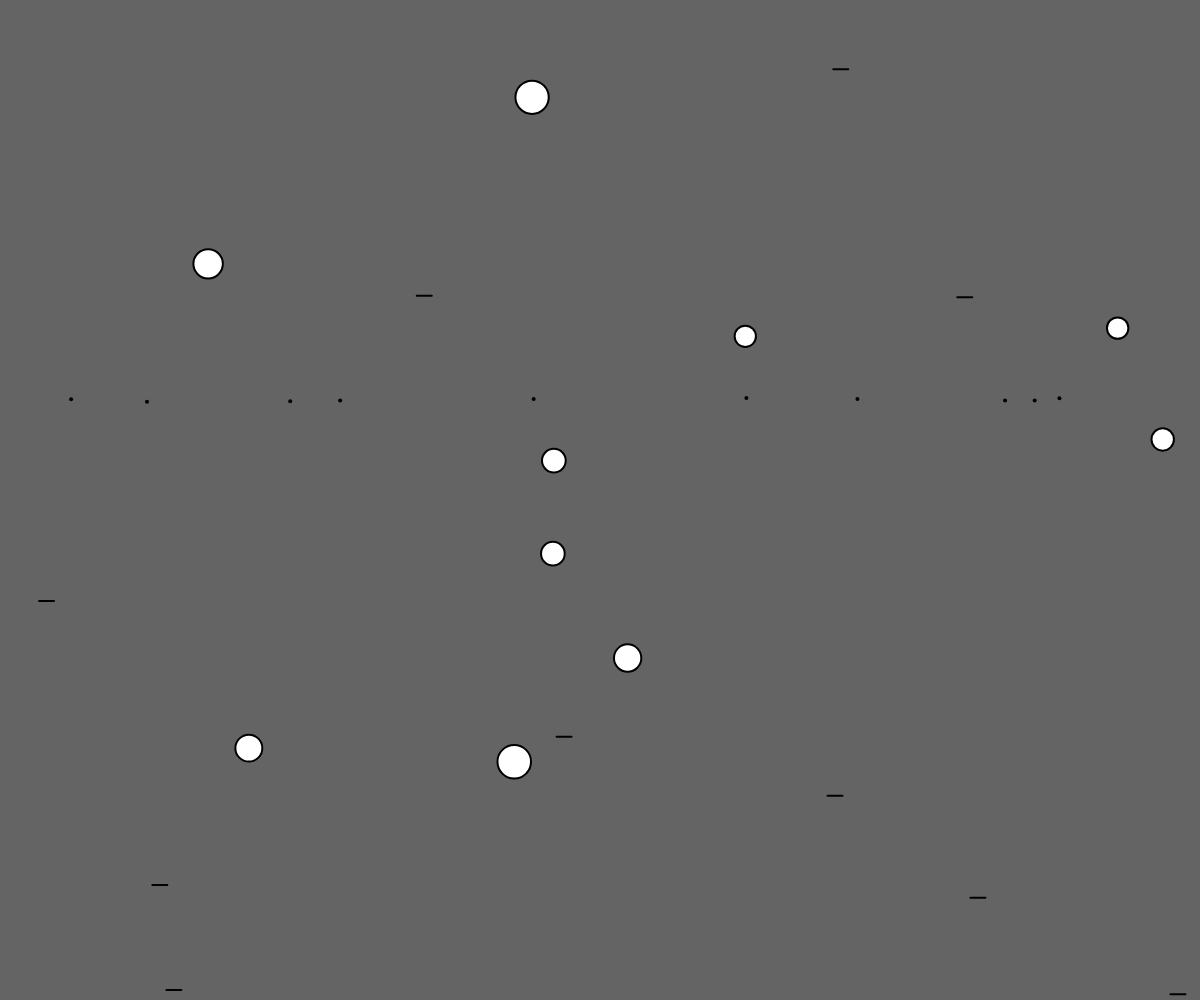
Frame 1 (no input)
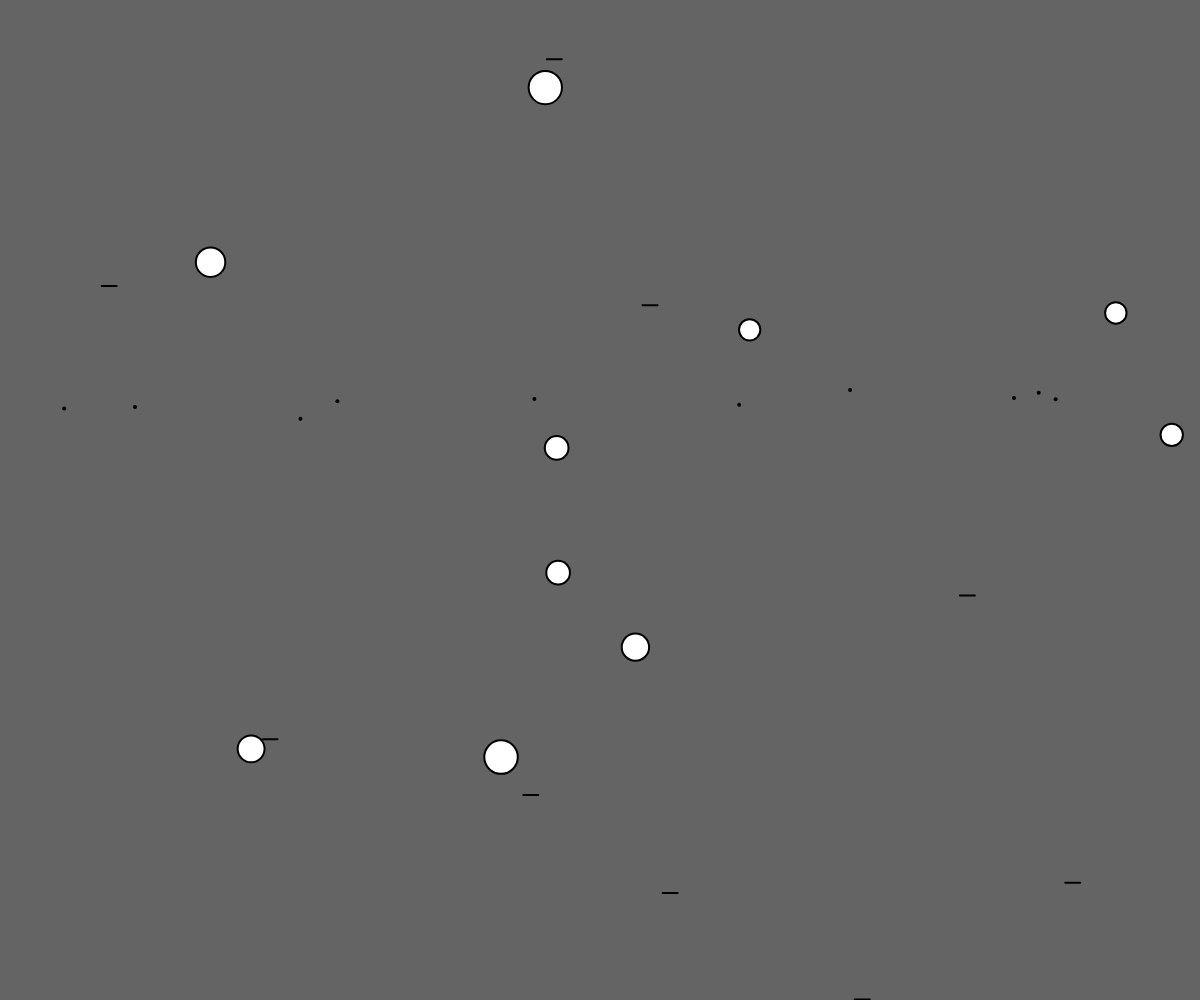
Frame 60 (no input)
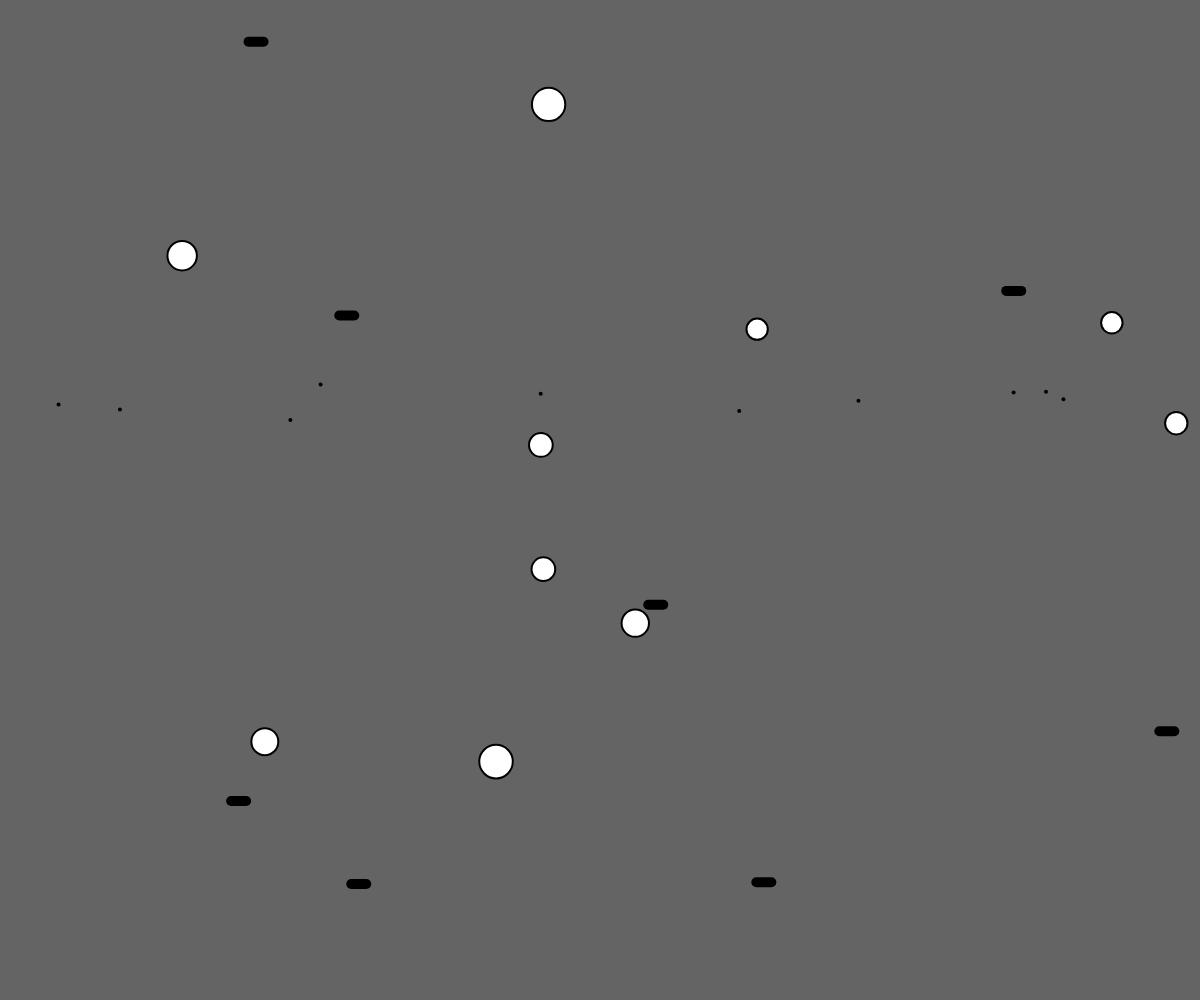
Frame 120 (the mouse pressed at the canvas centre since frame 60)

The p5.js sketch that drew these frames (run headless with seeded random() and noise() and a simulated clock; from frame 60 on, the mouse is pressed at the canvas centre):

// p5.js sketch
// ── sketch.js
// Multiple Files and Inheritance
// Max Babcock
// 12/6/2024
//

let objects = [];

function setup() {
  createCanvas(windowWidth, windowHeight);
  for (let i = 10; i > 0; i--) {
    objects.push(new AnimatedObject(random(width), 400));
    objects.push(new CircleObject());
    objects.push(new LineObject());
  }
}

function draw() {
  background(100);
  for (let o of objects) {
    o.move();
    o.display();
  }
}



// ── AnimatedObject.js
// Parent Class - Animated Object
//
class AnimatedObject{
    constructor(x,y){
        this.x = x;     this.y = y;
        this.size = 1;
    }

    move(){ // have a 'wiggle' effect
        this.x += random(-2,2);
        this.y += random(-2,2);
    }

    display(){
        strokeWeight(4);
        point(this.x, this.y);
    }
    
}
// ── CircleObject.js
// Child Class 1
// Extends indicates we will inherit from a parent
//
class CircleObject extends AnimatedObject{
    constructor(){
        super(random(width), random(height));
        this.size = random(20,40);
    }

    display(){ // Override the display method
        strokeWeight(2);
        let d = dist(this.x,this.y, mouseX,mouseY);
        if(d <= this.size/2) fill (255,0,0);
        else fill(255);

        circle(this.x, this.y, this.size);
    }
}
// ── LineObject.js
// Child Class #2
// Extends indicates we will inherit from a parent
//
class LineObject extends AnimatedObject{
    constructor(){
        super(random(width), random(height));
    }

    move(){     // Override, but build on top of parent version
        super.move();   // Adds the parent move() code
        this.x -= 5;
        if(this.x < 0) this.x = width;
    }

    display(){     // Override
        if(mouseIsPressed) strokeWeight(10);
        else strokeWeight(2);

        line(this.x,this.y, this.x+15,this.y);
    }

}
